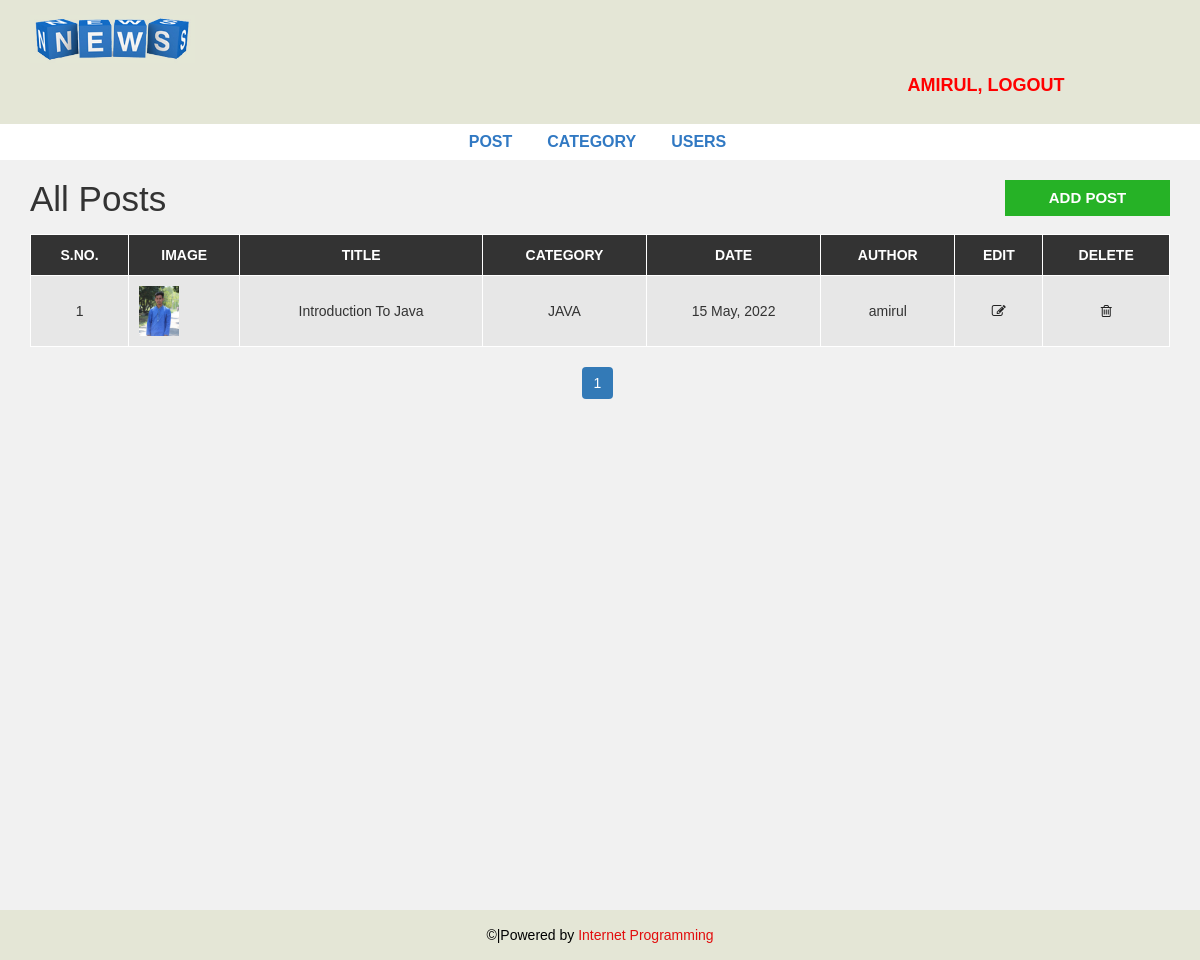
The page /admin/post.php (signed in) on the database its author committed.
### tables this page shows
CREATE TABLE `post` (
  `post_id` int(11) NOT NULL,
  `title` varchar(100) NOT NULL,
  `description` text NOT NULL,
  `category` varchar(100) NOT NULL,
  `post_date` varchar(50) NOT NULL,
  `author` int(11) NOT NULL,
  `post_img` varchar(100) NOT NULL
);

CREATE TABLE `category` (
  `category_id` int(11) NOT NULL,
  `category_name` varchar(100) NOT NULL,
  `post` int(11) NOT NULL
);

CREATE TABLE `user` (
  `user_id` int(11) NOT NULL,
  `first_name` varchar(30) NOT NULL,
  `last_name` varchar(30) NOT NULL,
  `username` varchar(30) NOT NULL,
  `password` varchar(40) NOT NULL,
  `role` int(11) NOT NULL
);

### admin/post.php (the view, shortened to what this page needs)
<?php include "header.php"; ?>
  <div id="admin-content">
      <div class="container">
          <div class="row">
              <div class="col-md-10">
                  <h1 class="admin-heading">All Posts</h1>
              </div>
              <div class="col-md-2">
                  <a class="add-new" href="add-post.php">add post</a>
              </div>
              <div class="col-md-12">
<?php
  include "config.php";
  $limit = 3;
if(isset($_GET['page'])){
  $page_number = $_GET['page'];
}else{
  $page_number = 1;
}
  $offset = ($page_number - 1) * $limit;
if($_SESSION['user_role'] == '1'){
   $query = "SELECT post.post_id, post.title, post.description,post.post_img, post.post_date,post.category, category.category_name,user.username FROM post
  LEFT JOIN category ON post.category = category.category_id
  LEFT JOIN user ON post.author = user.user_id
  ORDER BY post.post_id DESC LIMIT {$offset },{$limit}";
}
  $result = mysqli_query($connection,$query) or die("Failed");
  $count = mysqli_num_rows($result);
  if($count > 0){
?>
                  <table class="content-table">
                      <thead>
                          <th>S.No.</th>
                          <th>Image</th>
                          <th>Title</th>
                          <th>Category</th>
                          <th>Date</th>
                          <th>Author</th>
                          <th>Edit</th>
                          <th>Delete</th>
                      </thead>
                      <tbody>
<?php
    $serial_number = 1;
    while($row = mysqli_fetch_assoc($result)){
?>
                          <tr>
                              <td class='id'><?php echo $serial_number++ ?></td>
                              <td><img height="50px" src="upload/<?php echo $row['post_img'] ?>"></td>
                              <td><?php echo $row['title'] ?></td>
                              <td><?php echo $row['category_name'] ?></td>
                              <td><?php echo $row['post_date'] ?></td>
                              <td><?php echo $row['username'] ?></td>
<td class='edit'><a href='update-post.php?id=<?php echo $row['post_id'] ?>'><i class='fa fa-edit'></i></a></td>
<td class='delete'><a onclick="return confirm('Are You Sure?')" href='delete-post.php?id=<?php echo $row['post_id'] ?>&catid=<?php echo $row['category'] ?>'><i class='fa fa-trash-o'></i></a></td>
                          </tr>
<?php } ?>
                      </tbody>
      <?php } ?>
                  </table>
<?php
      include "config.php";
      $query2 = "SELECT * FROM post";
      $result2 = mysqli_query($connection,$query2) or dir("Failed.");
      if(mysqli_num_rows($result2)){
        $total_records = mysqli_num_rows($result2);
        $total_page = ceil($total_records/$limit);
        echo "<ul class='pagination admin-pagination'>";
        for($i = 1; $i <= $total_page; $i++){
          if($i == $page_number){
            $active = "active";
          }else{
            $active = "";
          }
          echo '<li class='.$active.'><a href="post.php?page='.$i.'">'.$i.'</a></li>';
        }
        echo "</ul>";
      }
?>
              </div>
          </div>
      </div>
  </div>
<?php include "footer.php"; ?>

### css/style.css (style rules this page uses)
body { background: #f1f1f1; font-family: sans-serif,arial,Helvetica; }
a, a:hover, a:focus { text-decoration: none; outline: none; }
ul { margin:0; padding:0; list-style:none; }
#admin-content { padding: 20px 0; min-height: 750px; }
#admin-content .admin-heading { font-size: 35px; margin: 0 0 15px; }
#admin-content .add-new { color: #fff; background-color: #26b226; font-size: 15px; font-weight: 600; text-align: center; text-transform: uppercase; padding: 7px 10px; display: block; transition: all 0.3s; }
#admin-content .content-table { border: 1px solid #000; width: 100%; margin: 0 0 20px; }
#admin-content .content-table thead { color: #fff; background-color: #333; }
#admin-content .content-table th { padding: 10px; border: 1px solid #fff; font-weight: 600; text-align: center; text-transform: uppercase; }
#admin-content .content-table tbody { color: #333; }
#admin-content .content-table tbody tr { background-color: #e7e7e7; }
#admin-content .content-table tbody td { padding: 10px; border: 1px solid #fff; text-align: center; }
#admin-content .content-table tbody td:nth-child(2) { text-align: left; }
#admin-content .admin-pagination { margin: 0; }
#admin-content .admin-pagination li a { display: block; }
.id, .edit, .delete { text-align:center; }
.pagination { display: block; text-align: center; margin: 0; }
.pagination li { display:inline-block; margin: 0 5px 0 0; }
.pagination li a { border: none; background: #1e90ff; color: #fff; }
i.fa { color:#222; }

### rows shown on the page
post: post_img (picture), title "Introduction To Java", category.category_name "JAVA", post_date "15 May, 2022", user.username "amirul"

### other values the page prints
$_SESSION['username'] "AMIRUL"
